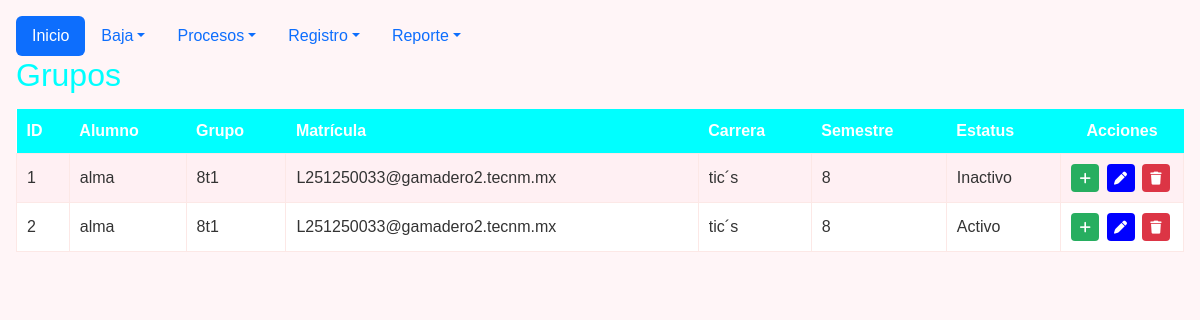
The page /Escuela/procesos/pro_grupos.php on the database its author committed.
### tables this page shows
CREATE TABLE `grupos` (
  `id_grupo` int(11) NOT NULL,
  `nombre_alumno` varchar(100) NOT NULL,
  `grupo` varchar(50) NOT NULL,
  `matricula` varchar(50) NOT NULL,
  `carrera` varchar(100) NOT NULL,
  `semestre` varchar(20) NOT NULL,
  `estatus_grupo` varchar(20) NOT NULL
);

### Escuela/procesos/pro_grupos.php (the view, shortened to what this page needs)
<?php
$servidor = "localhost";
$usuario = "root";
$clave = "";
$base = "Escuela";
$conexion = mysqli_connect($servidor, $usuario,$clave);
mysqli_query($conexion, "CREATE DATABASE IF NOT EXISTS `$base` DEFAULT CHARACTER SET utf8mb4 COLLATE utf8mb4_general_ci");
mysqli_select_db($conexion,$base);
mysqli_query($conexion, "CREATE TABLE IF NOT EXISTS grupos (
    id_grupo INT AUTO_INCREMENT PRIMARY KEY,
    nombre_alumno VARCHAR(100) NOT NULL,
    grupo VARCHAR(50) NOT NULL,
    matricula VARCHAR(50) NOT NULL,
    carrera VARCHAR(100) NOT NULL,
    semestre VARCHAR(20) NOT NULL,
    estatus_grupo VARCHAR(20) NOT NULL
)");
mysqli_query($conexion, "CREATE TABLE IF NOT EXISTS ba_grupos (
    id_baja INT AUTO_INCREMENT PRIMARY KEY,
    id_grupo INT,
    nombre_alumno VARCHAR(100) NOT NULL,
    grupo VARCHAR(50) NOT NULL,
    matricula VARCHAR(50) NOT NULL,
    carrera VARCHAR(100) NOT NULL,
    semestre VARCHAR(20) NOT NULL,
    estatus_grupo VARCHAR(20) NOT NULL,
    fecha_baja TIMESTAMP DEFAULT CURRENT_TIMESTAMP
)");
$grupos = mysqli_query($conexion, "SELECT * FROM grupos ORDER BY grupo");
?>
<!DOCTYPE html>
<html lang="es">
  <head>
    <link href="https://cdn.jsdelivr.net/npm/bootstrap@5.3.8/dist/css/bootstrap.min.css" rel="stylesheet"/>
    <link href="https://getbootstrap.com/docs/5.3/assets/css/docs.css" rel="stylesheet"/>
  </head>
  <body class="p-3 m-0 border-0 bd-example m-0 border-0">
    <ul class="nav nav-pills">
      <li class="nav-item">
        <a class="nav-link active" aria-current="false" href="../index.php">Inicio</a>
      </li>
      <li class="nav-item dropdown">
        <a
          class="nav-link dropdown-toggle" data-bs-toggle="dropdown" href="#" role="button" aria-expanded="false"
          >Baja</a>
      </li>
      <li class="nav-item dropdown">
        <a
          class="nav-link dropdown-toggle" data-bs-toggle="dropdown" href="#" role="button" aria-expanded="false"
          >Procesos</a>
      </li>
        <li class="nav-item dropdown">
        <a
          class="nav-link dropdown-toggle" data-bs-toggle="dropdown" href="#" role="button" aria-expanded="false"
          >Registro</a>
      </li>
      <li class="nav-item dropdown">
        <a
          class="nav-link dropdown-toggle" data-bs-toggle="dropdown" href="#" role="button" aria-expanded="false"
          >Reporte</a>
      </li>
    </ul>
  </body>
</html>
<head>
    <link rel="stylesheet" href="https://cdnjs.cloudflare.com/ajax/libs/font-awesome/6.0.0/css/all.min.css">
</head>
<!DOCTYPE html>
<html lang="en">
<h2>Grupos</h2>
<table>
    <tr>
        <th>ID</th>
        <th>Alumno</th>
        <th>Grupo</th>
        <th>Matrícula</th>
        <th>Carrera</th>
        <th>Semestre</th>
        <th>Estatus</th>
        <th style="width: 120px; text-align: center;">Acciones</th>
    </tr>
    <?php if($grupos && mysqli_num_rows($grupos) > 0): ?>
        <?php while($g = mysqli_fetch_assoc($grupos)): ?>
        <tr>
            <td><?=$g['id_grupo'] ?? ''?></td>
            <td><?=$g['nombre_alumno'] ?? ''?></td>
            <td><?=$g['grupo'] ?? ''?></td>
            <td><?=$g['matricula'] ?? ''?></td>
            <td><?=$g['carrera'] ?? ''?></td>
            <td><?=$g['semestre'] ?? ''?></td>
            <td><?=$g['estatus_grupo'] ?? ''?></td>
            <td style="text-align: center; white-space: nowrap;">
                <a href='../registro/reg_grupos.php' class='btn-act btn-add' title='Nuevo'><i class='fa fa-plus'></i></a>
                <a href='?edit=<?=$g['id_grupo'] ?? 0?>' class='btn-act btn-edit' title='Editar'><i class='fa fa-pen'></i></a>
                <a href='?baja=<?=$g['id_grupo'] ?? 0?>' class='btn-act btn-del' title='Dar de Baja'><i class='fa fa-trash'></i></a>
            </td>
        </tr>
        <?php endwhile; ?>
    <?php else: ?>
        <tr>
            <td colspan='8' style='text-align:center;'>No hay registros guardados.</td>
        </tr>
    <?php endif; ?>
</table>
</body>
</html>

### Escuela/procesos/pro_grupos.php (style rules this page uses)
body { font-family: Arial, sans-serif; margin: 20px; background: #fff5f7; color: #333; }
h2, h3 { color: #00FFFF; }
table { border-collapse: collapse; width: 100%; background: #fff; margin: 15px 0; }
th { background: #00FFFF; color: #fff; padding: 10px; text-align: left; }
td { border: 1px solid #fce8e6; padding: 10px; vertical-align: middle; }
tr:nth-child(even) { background: #fff0f3; }
.btn-act { display: inline-flex; align-items: center; justify-content: center; width: 28px; height: 28px; color: #fff !important; border-radius: 4px; text-decoration: none !important; font-size: 13px; margin-right: 3px; }
.btn-add { background-color: #27ae60; }
.btn-edit { background-color: #0000FF; }
.btn-del { background-color: #dc3545; }
a { text-decoration: none; color: #00FFFF; }

### rows shown on the page
grupos: id_grupo "1", nombre_alumno "alma", grupo "8t1", matricula "L251250033@gamadero2.tecnm.mx", carrera "tic´s", semestre "8", estatus_grupo "Inactivo"
grupos: id_grupo "2", nombre_alumno "alma", grupo "8t1", matricula "L251250033@gamadero2.tecnm.mx", carrera "tic´s", semestre "8", estatus_grupo "Activo"
